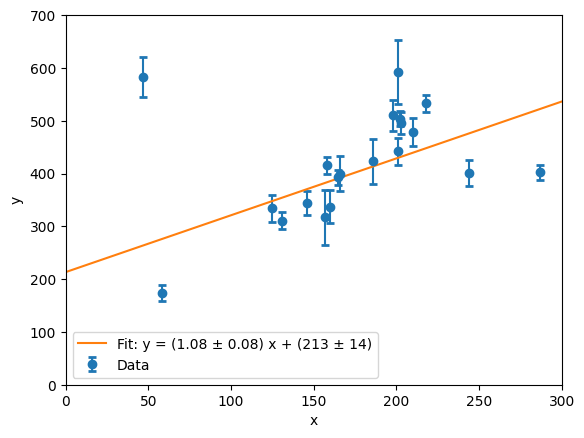

The script that saved this image:
"""
Reproducing the Figure 2 in David Hogg's paper "Data analysis recipes: Fitting a model to data"

Considering all the data points for a linear fit

"""



import matplotlib.pyplot as plt
import numpy as np


# Data
ID = np.array([1, 2, 3, 4, 5, 6, 7, 8, 9, 10, 11, 12, 13, 14, 15, 16, 17, 18, 19, 20])
x = np.array([201, 244, 47, 287, 203, 58, 210, 202, 198, 158, 165, 201, 157, 131, 166, 160, 186, 125, 218, 146])
y = np.array([592, 401, 583, 402, 495, 173, 479, 504, 510, 416, 393, 442, 317, 311, 400, 337, 423, 334, 533, 344])
sigy = np.array([61, 25, 38, 15, 21, 15, 27, 14, 30, 16, 14, 25, 52, 16, 34, 31, 42, 26, 16, 22])
sigx = np.array([9, 4, 11, 7, 5, 9, 4, 4, 11, 7, 5, 5, 5, 6, 6, 5, 9, 8, 6, 5])
rhoxy = np.array([-0.84, 0.31, 0.64, -0.27, -0.33, 0.67, -0.02, -0.05, -0.84, -0.69, 0.30, -0.46, -0.03, 0.50, 0.73, -0.52, 0.90, 0.40, -0.78, -0.56])

ID = ID.reshape(-1, 1)
x = x.reshape(-1, 1)
y = y.reshape(-1, 1)
sigy = sigy

# print(ID)
# print(x)
# print(y)
# print(sigy)

A = np.hstack((np.ones_like(x), x))
# print("A = ", A)
C = np.diag(sigy**2)
C_inv = np.linalg.inv(C)

cov_matrix = np.linalg.inv(A.T @ C_inv @ A)
# print(cov_matrix)

def fit_curve(A, C_inv, cov_matrix, y):
    X = cov_matrix @ A.T@ C_inv @ y
    # print("X = ", X)
    return X

# Fit the curve
# Unpack the returned array directly
b, m = fit_curve(A, C_inv, cov_matrix, y).flatten()

# print("b = ", b)
# print("m = ", m)

db, dm = np.sqrt(np.diag(cov_matrix))
# print("db = ", db)
# print("dm = ", dm)


# Print the equation
print(f"y = ({b:.2f} +/- {db:.2f})x + ({m:.2f} +/- {dm:.2f})")

# Plot the data and the fit

xlim_min = 0
xlim_max = 300
ylim_min = 0
ylim_max = 700

plt.errorbar(x.flatten(), y.flatten(), yerr=sigy, fmt='o', capsize=3, capthick=2, label='Data')
x_fit = np.linspace(xlim_min, xlim_max, 100)
y_fit = b + m * x_fit
plt.plot(x_fit, y_fit, label=f'Fit: y = ({m:.2f} +/- {dm:.2f}) x + ({b:.0f} +/- {db:.0f})')

plt.xlabel('x')
plt.ylabel('y')
plt.xlim(xlim_min, xlim_max)
plt.ylim(ylim_min, ylim_max)
plt.legend()
plt.savefig('Exercise2.png', bbox_inches='tight')
plt.show()
